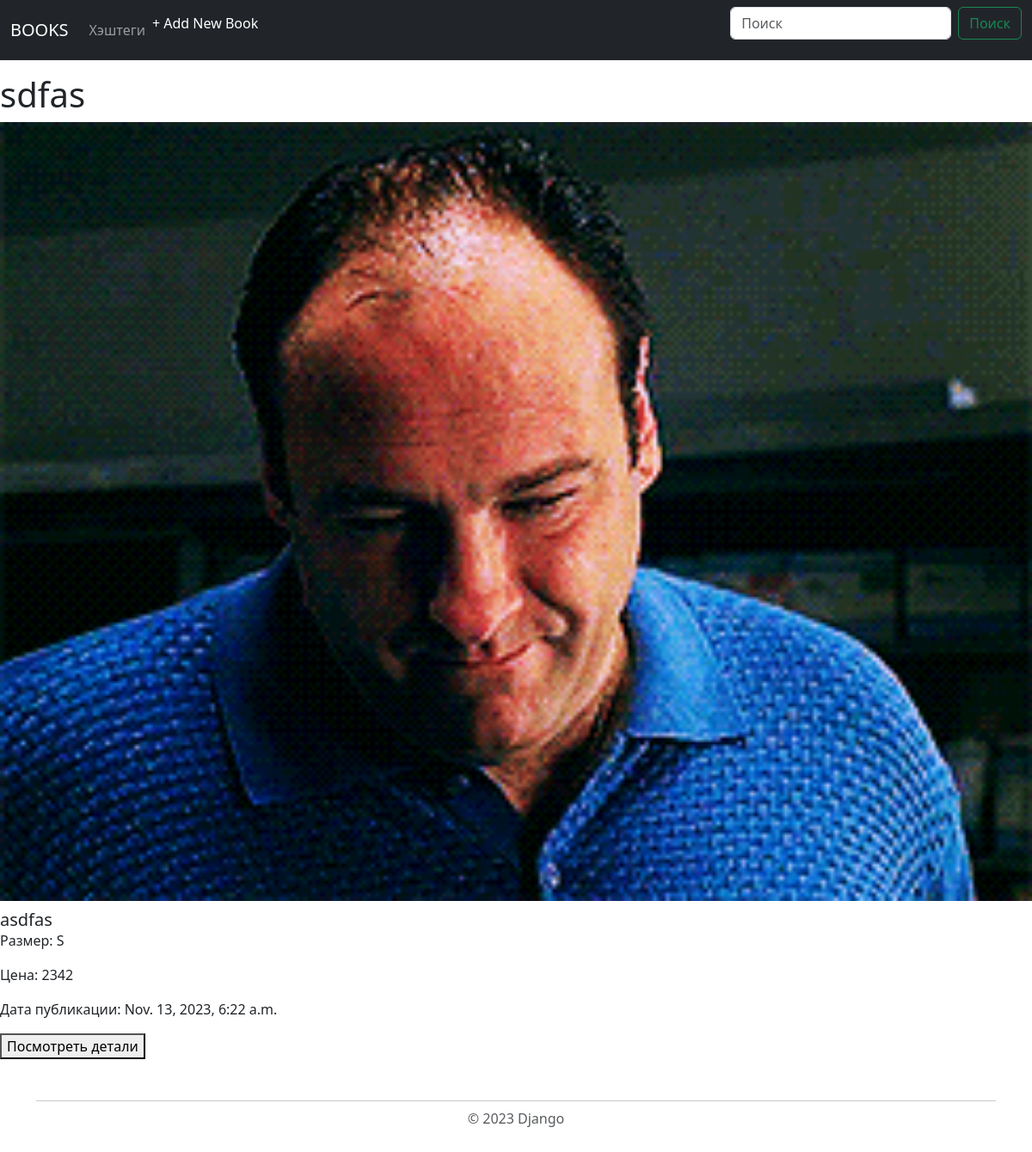
/cloth/products_by_tag/asdfa/, run on the app's committed database.
### cloth/models.py (models this page shows, shortened)
class ProductCL(models.Model):
    TYPE = (
        ("MEN", "MEN"),
        ("WOMEN", "WOMEN"),
        ("KIDS", "KIDS"),
    )
    SIZES = (
        ("S", "S"),
        ("M", "M"),
        ("L", "L"),
        ("XL", "XL"),
        ("XXL", "XXL"),
        ("All sizes available", "All sizes available")
    )
    name = models.CharField(max_length=100)
    image = models.ImageField(upload_to="")
    description = models.TextField(blank=True)
    type = models.CharField(max_length=100, choices=TYPE, default=TYPE[0])
    size = models.CharField(max_length=25, choices=SIZES, default=SIZES[0])
    price = models.CharField(max_length=20)
    tag = models.ManyToManyField(TagCL, related_name="content_name")
    created_at = models.DateTimeField(auto_now_add=True)

### cloth/views.py (the view)
# urls.py: path('cloth/products_by_tag/<str:tag_name>/', views.sort_products_by_tag, name='products_by_tag'),
def sort_products_by_tag(request, tag_name):
    tag = get_object_or_404(TagCL, name=tag_name)
    products = ProductCL.objects.filter(tag=tag)
    context = {"products": products, "tag": tag}
    return render(request, "cloth/products_by_tag.html", context)

### templates/cloth/products_by_tag.html (shortened to what this page needs)
{% include "header.html" %}
<!DOCTYPE html>
<html lang="en">
<head>
</head>
<body>
<div class="books">
        {%for cloth in products %}
        <div class="book" >
            <h1>{{cloth.name}}</h1>
            <div class="book_image">
            <img src="{{cloth.image.url}}" class="card-img-top" alt="...">
            </div>
            <div class="book_info" style="padding-top:10px">
                <h5 class="card-title">{{cloth.description}}</h5>
                <p class="card-text">Размер: {{cloth.size}}</p>
                <p class="card-text">Цена: {{cloth.price}}</p>
                <p class="card-text">Дата публикации: {{cloth.created_at}}</p>
                <a href=" {% url 'cloth_detail' id=cloth.id %}"><button class="detail_btn" >Посмотреть детали</button></a>
                </div>
        </div>
        {% endfor %}
    </div>
</body>
</html>
{% include 'footer.html' %}

### data on the page
ProductCL: name "sdfas", image (picture), description "asdfas", size "S", price "2342", created_at "Nov. 13, 2023, 6:22 a.m."
